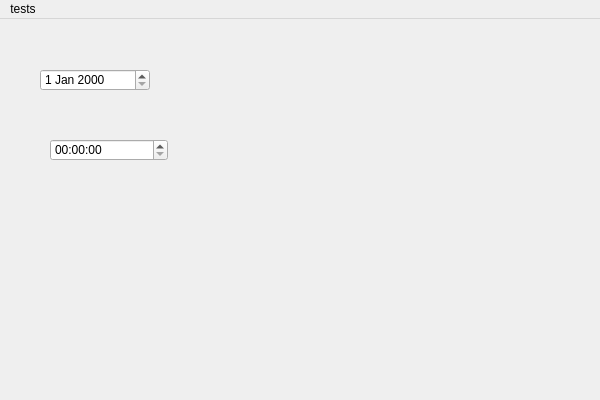
<ui version="4.0" >
 <class>TestguiqtwidgetClass</class>
 <widget class="QMainWindow" name="TestguiqtwidgetClass" >
  <property name="geometry" >
   <rect>
    <x>0</x>
    <y>0</y>
    <width>600</width>
    <height>400</height>
   </rect>
  </property>
  <property name="windowTitle" >
   <string>Testguiqtwidget</string>
  </property>
  <property name="accessibleName" >
   <string>TestguiqtwidgetClass</string>
  </property>
  <widget class="QWidget" name="centralWidget" >
   <property name="accessibleName" >
    <string>centralWidget</string>
   </property>
   <widget class="QDateEdit" name="dateEdit" >
    <property name="geometry" >
     <rect>
      <x>40</x>
      <y>50</y>
      <width>110</width>
      <height>22</height>
     </rect>
    </property>
   </widget>
   <widget class="BasarTimeEdit" name="timeEdit" >
    <property name="geometry" >
     <rect>
      <x>50</x>
      <y>120</y>
      <width>118</width>
      <height>22</height>
     </rect>
    </property>
   </widget>
  </widget>
  <widget class="QMenuBar" name="menuBar" >
   <property name="geometry" >
    <rect>
     <x>0</x>
     <y>0</y>
     <width>600</width>
     <height>19</height>
    </rect>
   </property>
   <widget class="QMenu" name="menuTests" >
    <property name="title" >
     <string>tests</string>
    </property>
    <addaction name="actionTableWiget_Test_1" />
   </widget>
   <addaction name="menuTests" />
  </widget>
  <action name="actionTableWiget_Test_1" >
   <property name="text" >
    <string>TableWiget Test 1</string>
   </property>
  </action>
 </widget>
 <layoutdefault spacing="6" margin="11" />
 <customwidgets>
  <customwidget>
   <class>BasarTimeEdit</class>
   <extends>QTimeEdit</extends>
   <header>libbasarqtwidget_timeedit.h</header>
  </customwidget>
 </customwidgets>
 <resources/>
 <connections/>
</ui>
